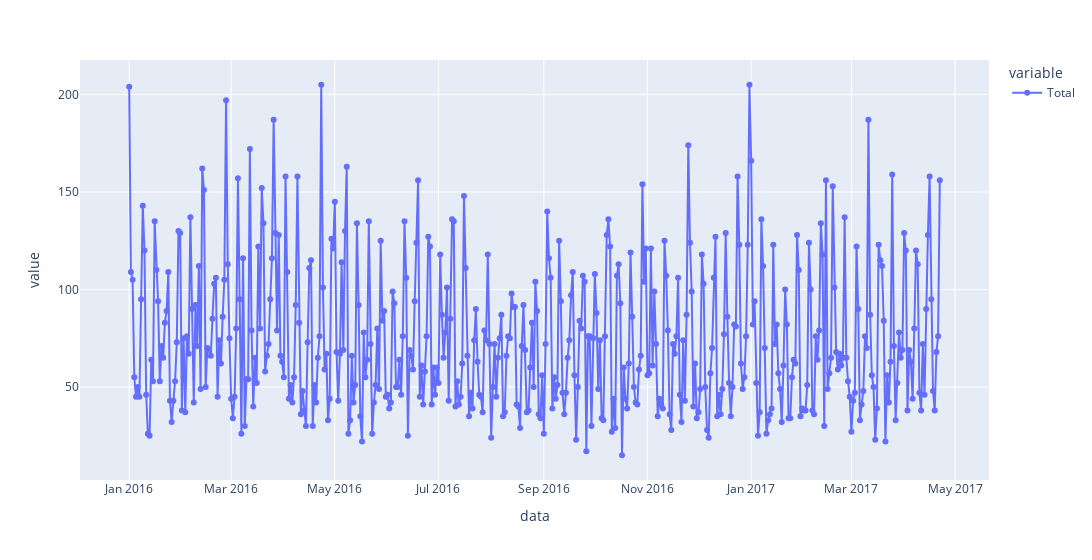

Notebook code cell kept with this figure:
### Markdown cell above
# Gráfico de linha

### Code cell
px.line(dados["Total"], markers=True, width=5000)

### Figure 1 — Plotly figure (JSON) as saved in the notebook; plotly's stock layout.template omitted (floating-point values rounded to 4 significant figures; data arrays with more than 128 entries replaced by an {"elided": "..."} marker saying what was removed)
{"data": [{"hovertemplate": "variable=Total<br>data=%{x}<br>value=%{y}<extra></extra>", "legendgroup": "Total", "line": {"color": "#636efa", "dash": "solid"}, "marker": {"symbol": "circle"}, "mode": "lines+markers", "name": "Total", "orientation": "v", "showlegend": true, "type": "scatter", "x": {"elided": "478 str values"}, "xaxis": "x", "y": {"elided": "478 int values"}, "yaxis": "y"}], "layout": {"legend": {"title": {"text": "variable"}, "tracegroupgap": 0}, "margin": {"t": 60}, "width": 5000, "xaxis": {"anchor": "y", "domain": [0, 1], "title": {"text": "data"}}, "yaxis": {"anchor": "x", "domain": [0, 1], "title": {"text": "value"}}}}
